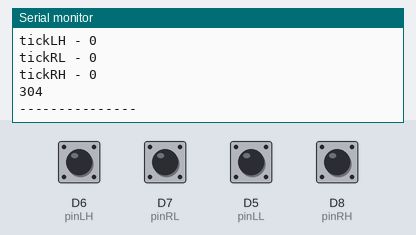
A sketch run on a simulated ESP8266 (NodeMCU). Shown: the last lines printed to the serial monitor. The test bench sets the inputs (shaded band); at power-on: D5 (pinLL), D6 (pinLH), D7 (pinRL), D8 (pinRH) HIGH.

Above: at 1.2 s.
1.3 s: D6 (pinLH) pulled LOW for 0.15 s
At 2.6 s:
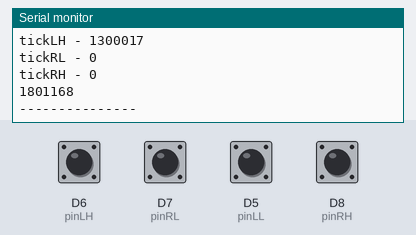
2.9 s: D7 (pinRL) pulled LOW for 0.15 s
At 4.0 s:
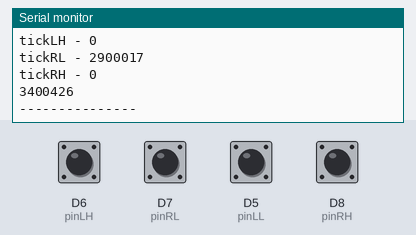
4.5 s: D5 (pinLL) pulled LOW for 0.15 s
At 5.8 s:
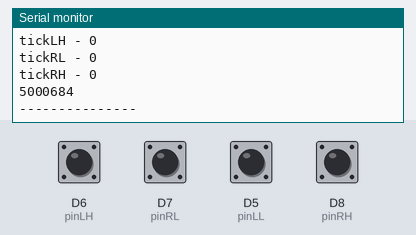
6.1 s: D8 (pinRH) pulled LOW for 0.15 s
At 7.4 s:
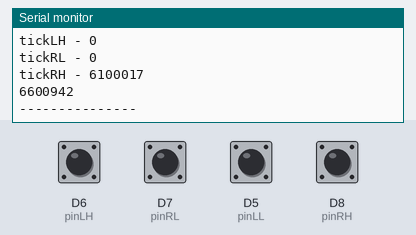
7.7 s: D6 (pinLH) pulled LOW for 1 s
At 9.6 s:
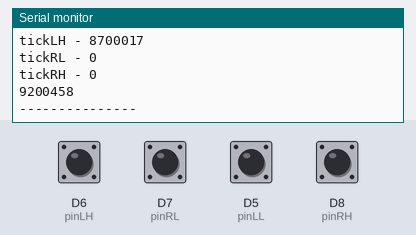
10.2 s: D7 (pinRL) pulled LOW for 1 s
At 12.7 s:
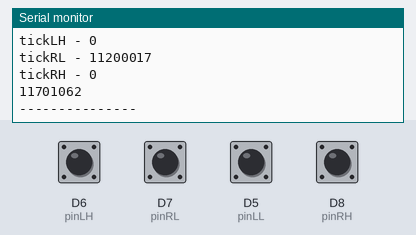
Timing chart, 0 to 13.7 s (numbered marks = the images above; inputs shaded):
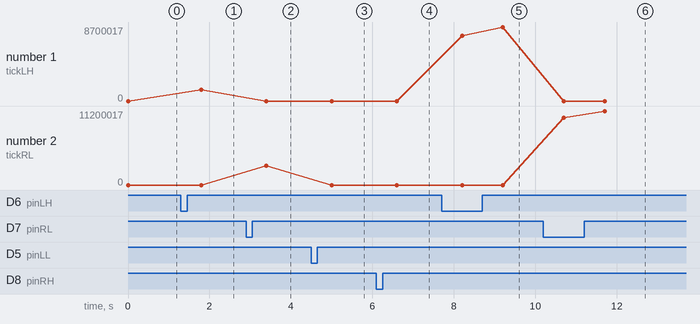

The sketch:

airshot.ino
```cpp
// Работает
// Выводит микросекунды
// https://alexgyver.ru/lessons/pointers/ - Указатели. Переписать
// 1


const int pinLL = D5; // LM5
const int pinLH = D6; // LM7
const int pinRL = D7; // LM9
const int pinRH = D8; // на плате - D3, // LM11


//volatile boolean isTimeOn = false;
volatile boolean isShotInProgress = false;
volatile unsigned long timeShot = 0;
volatile unsigned long maxTimeShot = 500000; //1000 микросекунд

volatile unsigned long tickLL = 0;
volatile unsigned long tickLH = 0;
volatile unsigned long tickRL = 0;
volatile unsigned long tickRH = 0;

volatile boolean isComletedLL = false;
volatile boolean isComletedLH = false;
volatile boolean isComletedRL = false;
volatile boolean isComletedRH = false;


void setup() {
  Serial.begin(9600);
  //  pinMode(LED_BUILTIN, OUTPUT);

  // pinmode
  pinMode(pinLL, INPUT_PULLUP);
  pinMode(pinLH, INPUT_PULLUP);
  pinMode(pinRL, INPUT_PULLUP);
  pinMode(pinRH, INPUT_PULLUP);

  attachInterrupt(digitalPinToInterrupt(pinLL), shotLL, CHANGE);
  attachInterrupt(digitalPinToInterrupt(pinLH), shotLH, CHANGE);
  attachInterrupt(digitalPinToInterrupt(pinRL), shotRL, CHANGE);
  attachInterrupt(digitalPinToInterrupt(pinRH), shotRH, CHANGE);

  timeShot = micros();
  printResult();
}

void loop() {
  if (isShotInProgress) {
    if ((micros() - timeShot) > maxTimeShot) { // Время истекло
      isShotInProgress = false;
      printResult();
      resetPins();
    }
  }
}

void printResult() {
  Serial.print("tickLL - ");
  Serial.println(tickLL);

  Serial.print("tickLH - ");
  Serial.println(tickLH);

  Serial.print("tickRL - ");
  Serial.println(tickRL);

  Serial.print("tickRH - ");
  Serial.println(tickRH);

  Serial.println(micros());
  Serial.println("---------------");
}

// ICACHE_RAM_ATTR void https://randomnerdtutorials.com/interrupts-timers-esp8266-arduino-ide-nodemcu/
//IRAM_ATTR void shotLH() {


ICACHE_RAM_ATTR void shotLL() {
  if (!isShotInProgress) {
    isShotInProgress = true;  // Сработал первый датчик, считаем время
    timeShot = micros();
  }

  if (!isComletedLL) {  // Если это первая волна, запоминаем время
    tickLL = micros();
    isComletedLL = true;
  }
}

ICACHE_RAM_ATTR void shotLH() {
  if (!isShotInProgress) {
    isShotInProgress = true;  // Сработал первый датчик, считаем время
    timeShot = micros();
  }

  if (!isComletedLH) {  // Если это первая волна, запоминаем время
    tickLH = micros();
    isComletedLH = true;
  }
}

ICACHE_RAM_ATTR void shotRL() {
  if (!isShotInProgress) {
    isShotInProgress = true;  // Сработал первый датчик, считаем время
    timeShot = micros();
  }

  if (!isComletedRL) {  // Если это первая волна, запоминаем время
    tickRL = micros();
    isComletedRL = true;
  }
}

ICACHE_RAM_ATTR void shotRH() {
  if (!isShotInProgress) {
    isShotInProgress = true;  // Сработал первый датчик, считаем время
    timeShot = micros();
  }

  if (!isComletedRH) {  // Если это первая волна, запоминаем время
    tickRH = micros();
    isComletedRH = true;
  }
}

void resetPins() {
  isComletedLL = false;
  isComletedLH = false;
  isComletedRL = false;
  isComletedRH = false;

  tickLL = 0;
  tickLH = 0;
  tickRL = 0;
  tickRH = 0;
}
```

Measured:
- after the input at 1.3 s, the serial monitor: prints a new line after 0.50 s (image 1)
- after the input at 2.9 s, the serial monitor: prints a new line after 0.50 s (image 2)
- after the input at 4.5 s, the serial monitor: prints a new line after 0.50 s (image 3)
- after the input at 6.1 s, the serial monitor: prints a new line after 0.50 s (image 4)
- after the input at 7.7 s, the serial monitor: prints a new line after 0.50 s (image 5)
- after the input at 10.2 s, the serial monitor: prints a new line after 0.50 s (image 6)
- plotted number 1: 0 → 1300017 after the input at 1.3 s, 0 → 8700017 after the input at 7.7 s
- plotted number 2: 0 → 2900017 after the input at 2.9 s, 0 → 11200017 after the input at 10.2 s
